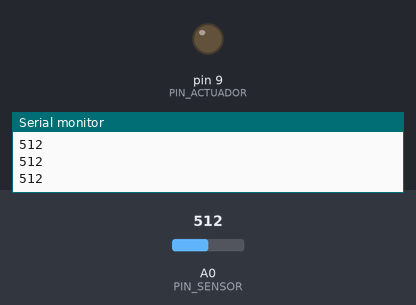
This sketch was run on a simulated Arduino Uno, built with avr-gcc and run on an emulated ATmega328P. Shown: output pins drawn as LEDs (lit = HIGH), the last lines printed to the serial monitor. The inputs (shaded band) are chosen by the test bench; at power-on: A0 (PIN_SENSOR) = 512.

Above: at 1.2 s.
1.3 s: A0 (PIN_SENSOR) set to 586
2.8 s: A0 (PIN_SENSOR) set to 608
At 4.0 s:
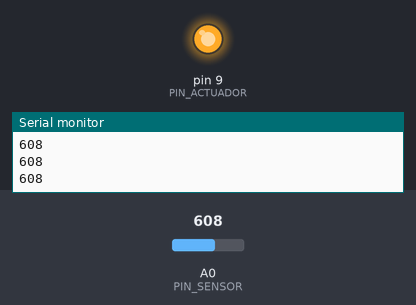
4.3 s: A0 (PIN_SENSOR) set to 590
At 5.5 s:
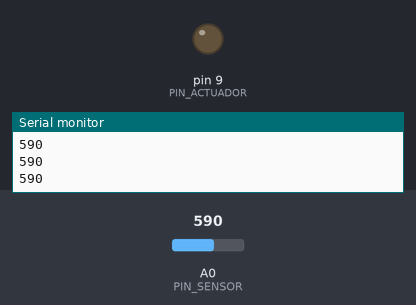
5.8 s: A0 (PIN_SENSOR) set to 610
At 7.0 s:
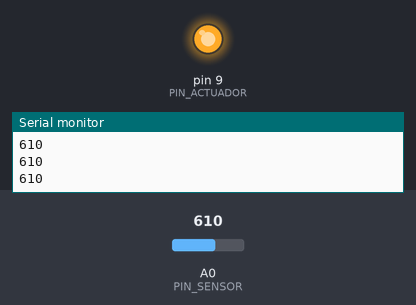
Timing chart, 0 to 8.3 s (numbered marks = the images above; inputs shaded):
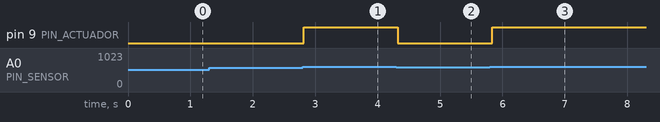

The sketch:

Codi_base_PLANTILLA.ino
```cpp
/*
  SA9 - Codi_base_PLANTILLA.ino
  Esquelet modular per comencar el projecte final.
  Idea: separar la PERCEPCIO (sensors), la DECISIO (control) i l'ACCIO (actuadors).
  Adapta els pins i omple les funcions segons el teu repte.
*/

// === PINS (AJUSTAR) ===
const int PIN_SENSOR = A0;     // exemple d'entrada
const int PIN_ACTUADOR = 9;    // exemple de sortida (PWM)

// === ESTAT DEL SISTEMA (si uses maquina d'estats) ===
enum Estat { INICI, FUNCIONANT, ATURAT };
Estat estat = INICI;

// --- PERCEPCIO: llegeix els sensors ---
int llegeixSensor() {
  return analogRead(PIN_SENSOR);
  // afegeix aqui mes sensors si cal
}

// --- DECISIO: logica de control ---
void decideix(int lectura) {
  // Exemple molt simple (substitueix per la teva logica):
  // - llac tancat / histeresi / maquina d'estats / control proporcional...
  switch (estat) {
    case INICI:
      // inicialitzacions o espera
      estat = FUNCIONANT;
      break;
    case FUNCIONANT:
      if (lectura > 600) actua(255);
      else actua(0);
      break;
    case ATURAT:
      actua(0);
      break;
  }
}

// --- ACCIO: mou els actuadors ---
void actua(int valor) {
  analogWrite(PIN_ACTUADOR, valor);
  // afegeix aqui mes actuadors si cal
}

void setup() {
  pinMode(PIN_ACTUADOR, OUTPUT);
  Serial.begin(9600);
}

void loop() {
  int lectura = llegeixSensor();   // 1) percep
  decideix(lectura);               // 2) decideix
  // 3) actua() es crida des de decideix()

  Serial.println(lectura);         // per depurar / Serial Plotter
  delay(50);
}
```

Measured:
- the behaviour switches between 600 and 601 on A0 (PIN_SENSOR) (found by bisection; images 0 and 1)
- after the input at 2.8 s, pin 9 (PIN_ACTUADOR): LOW → HIGH at once
- after the input at 4.3 s, pin 9 (PIN_ACTUADOR): HIGH → LOW at once
- after the input at 5.8 s, pin 9 (PIN_ACTUADOR): LOW → HIGH at once
